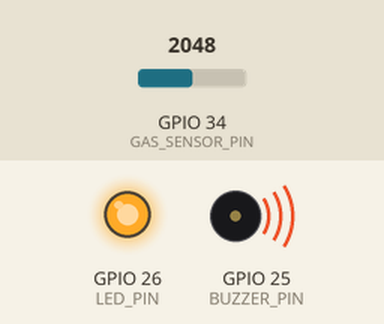
Recording of a sketch running on a simulated ESP32. On the bench: output pins drawn as LEDs (lit = HIGH), buzzer (waves = sounding, pin HIGH). Inputs (shaded band) come from the test bench; at power-on: GPIO 34 (GAS_SENSOR_PIN) = 2048. What the sketch prints to the serial monitor is not drawn.

Above: at 1.8 s.
1.9 s: GPIO 34 (GAS_SENSOR_PIN) set to 1867
3.4 s: GPIO 34 (GAS_SENSOR_PIN) set to 1750
At 4.8 s:
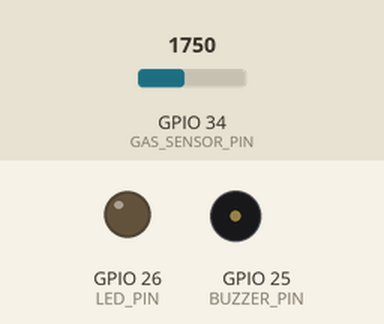
5.6 s: GPIO 34 (GAS_SENSOR_PIN) set to 1840
At 7.2 s:
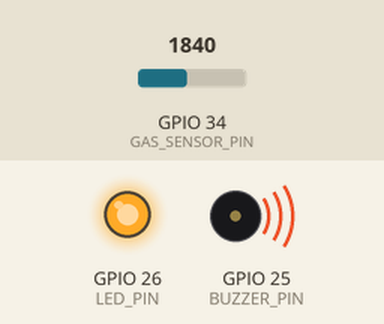
7.6 s: GPIO 34 (GAS_SENSOR_PIN) set to 1760
At 9.5 s:
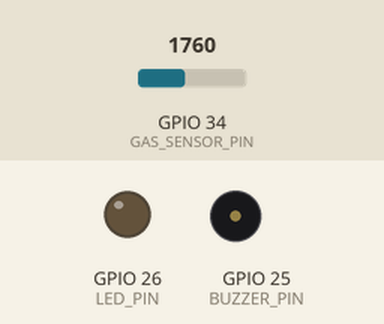
Timing chart, 0 to 10.6 s (numbered marks = the images above; inputs shaded):
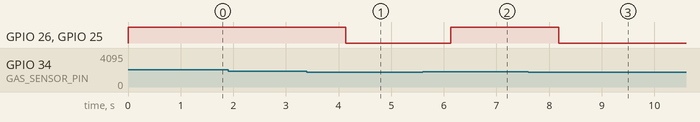

The sketch:

esp32_code_gas_sensor_.ino
```cpp
// ================= PIN DEFINITIONS =================
#define GAS_SENSOR_PIN 34   // MQ sensor AO / Potentiometer middle pin
#define BUZZER_PIN 25
#define LED_PIN 26
// #define SERVO_PIN 27      // Uncomment ONLY if using servo

// ================= THRESHOLD =================
// Adjust this value after testing
int GAS_THRESHOLD = 1800;

// ================= VARIABLES =================
int gasValue = 0;

// ================= OPTIONAL SERVO =================
// #include <Servo.h>
// Servo gasServo;

void setup() {
  Serial.begin(9600);

  pinMode(BUZZER_PIN, OUTPUT);
  pinMode(LED_PIN, OUTPUT);

  digitalWrite(BUZZER_PIN, LOW);
  digitalWrite(LED_PIN, LOW);

  // Uncomment only if servo is connected
  // gasServo.attach(SERVO_PIN);
  // gasServo.write(0);  // Gas ON position

  Serial.println("LPG Gas Leak Detection System Started");
}

void loop() {
  gasValue = analogRead(GAS_SENSOR_PIN);

  Serial.print("Gas Sensor Value: ");
  Serial.println(gasValue);

  if (gasValue > GAS_THRESHOLD) {
    // GAS LEAK DETECTED
    digitalWrite(BUZZER_PIN, HIGH);
    digitalWrite(LED_PIN, HIGH);

    // Uncomment if servo is used
    // gasServo.write(90);  // Gas OFF position

    Serial.println("⚠️ GAS LEAK DETECTED!");
    Serial.println("Gas cut-off triggered (simulated)");
  }
  else {
    // SAFE CONDITION
    digitalWrite(BUZZER_PIN, LOW);
    digitalWrite(LED_PIN, LOW);

    // Uncomment if servo is used
    // gasServo.write(0);   // Gas ON position

    Serial.println("Gas level safe");
  }

  delay(1000); // 1 second delay
}
```

Measured:
- the behaviour switches between 1801 and 1800 on GPIO 34 (GAS_SENSOR_PIN) (found by bisection; images 0 and 1)
- after the input at 1.9 s, every drawn part: stays the same
- after the input at 3.4 s, GPIO 26 (LED_PIN), GPIO 25 (BUZZER_PIN): HIGH → LOW after 0.73 s
- after the input at 5.6 s, GPIO 26 (LED_PIN), GPIO 25 (BUZZER_PIN): LOW → HIGH after 0.53 s
- after the input at 7.6 s, GPIO 26 (LED_PIN), GPIO 25 (BUZZER_PIN): HIGH → LOW after 0.58 s
